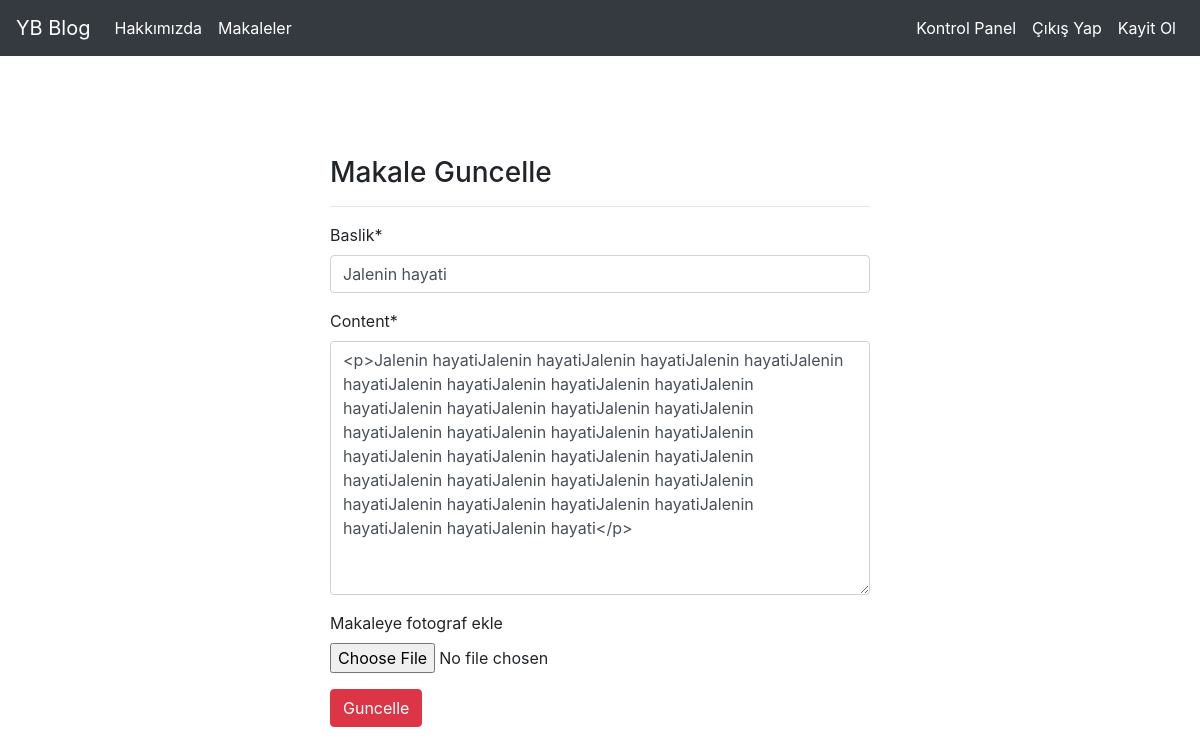
Screenshot of /articles/update/40 (signed in) with the database file from the repository.
### article/models.py (models this page shows, shortened)
class Article(models.Model):
    author=models.ForeignKey("auth.User",on_delete=models.CASCADE,verbose_name="Yazar")
    title=models.CharField(max_length=50,verbose_name="Baslik")
    content=RichTextField()
    created_date=models.DateField(auto_now_add=True,verbose_name="Olusturulma tarihi")
    article_image=models.FileField(blank = True,null = True,verbose_name="Makaleye fotograf ekle")
    class Meta:
        ordering = ['-created_date']

### article/views.py (the view)
# urls.py: path('update/<int:id>',views.updateArticle,name="update"),
@login_required(login_url="user:login")
def updateArticle(request,id):
    article=get_object_or_404(Article,id=id)
    form=ArticleForm(request.POST or None, request.FILES or None, instance=article )
    if form.is_valid():
        article=form.save(commit=False)
        article.author=request.user
        article.save()
        messages.success(request,"Makale basariyla Guncellendi")
        return redirect("article:dashboard")
    return render(request,"update.html",{"form":form})

### article/forms.py
class ArticleForm(forms.ModelForm):
    class Meta:
        model = Article
        fields = ['title', 'content','article_image']

### templates/update.html (shortened to what this page needs)
{% extends "layout.html" %}
{% block body %}
{% load crispy_forms_tags %}
<div class="row">
  <div class="col-md-6 offset-md-3">
    <h3>Makale Guncelle</h3>
    <hr>
    <form method="post" enctype="multipart/form-data">
      {{form|crispy}}
      <button type="submit" class="btn btn-danger">Guncelle</button>
    </form>
  </div>
</div>
{% endblock body %}

### rows the page displays
Article: title "Jalenin hayati", content "<p>Jalenin hayatiJalenin hayatiJalenin hayatiJalenin hayatiJalenin hayatiJalenin hayatiJalenin hayatiJalenin hayatiJalenin hayatiJalenin hayatiJalenin hayatiJalenin hayatiJalenin hayatiJalenin hayatiJalenin hayatiJalenin hayatiJalenin hayatiJalenin hayatiJalenin hayatiJalenin hayatiJalenin hayatiJalenin hayatiJalenin hayatiJalenin hayatiJalenin hayatiJalenin hayatiJalenin hayatiJalenin hayatiJalenin hayatiJalenin hayatiJalenin hayati</p>"
